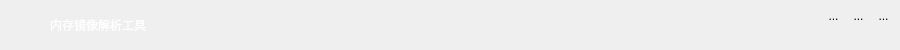
  <widget class="QWidget" name="titleBar" native="true">
   <property name="geometry">
    <rect>
     <x>0</x>
     <y>0</y>
     <width>900</width>
     <height>50</height>
    </rect>
   </property>
   <property name="styleSheet">
    <string notr="true">background-image: url(:/images/00001[1175x50x24BPP].jpg);</string>
   </property>
   <widget class="QLabel" name="label">
    <property name="geometry">
     <rect>
      <x>10</x>
      <y>10</y>
      <width>32</width>
      <height>32</height>
     </rect>
    </property>
    <property name="text">
     <string/>
    </property>
    <property name="pixmap">
     <pixmap resource="images.qrc">:/images/00003[64x64x8BPP].png</pixmap>
    </property>
    <property name="scaledContents">
     <bool>true</bool>
    </property>
   </widget>
   <widget class="QLabel" name="label_2">
    <property name="geometry">
     <rect>
      <x>50</x>
      <y>10</y>
      <width>101</width>
      <height>31</height>
     </rect>
    </property>
    <property name="text">
     <string>&lt;html&gt;&lt;head/&gt;&lt;body&gt;&lt;p&gt;&lt;span style=&quot; color:#ffffff;&quot;&gt;内存镜像解析工具&lt;/span&gt;&lt;/p&gt;&lt;/body&gt;&lt;/html&gt;</string>
    </property>
   </widget>
   <widget class="QToolButton" name="menuButton">
    <property name="geometry">
     <rect>
      <x>820</x>
      <y>5</y>
      <width>27</width>
      <height>22</height>
     </rect>
    </property>
    <property name="styleSheet">
     <string notr="true">border:0px;
background: transparent;
</string>
    </property>
    <property name="text">
     <string>...</string>
    </property>
    <property name="icon">
     <iconset resource="images.qrc">
      <normaloff>:/images/00001[27x22x8BPP].png</normaloff>:/images/00001[27x22x8BPP].png</iconset>
    </property>
    <property name="iconSize">
     <size>
      <width>27</width>
      <height>22</height>
     </size>
    </property>
   </widget>
   <widget class="QToolButton" name="minButton">
    <property name="geometry">
     <rect>
      <x>845</x>
      <y>5</y>
      <width>27</width>
      <height>22</height>
     </rect>
    </property>
    <property name="styleSheet">
     <string notr="true">border:0px;
background: transparent;</string>
    </property>
    <property name="text">
     <string>...</string>
    </property>
    <property name="icon">
     <iconset resource="images.qrc">
      <normaloff>:/images/00007[27x22x8BPP].png</normaloff>:/images/00007[27x22x8BPP].png</iconset>
    </property>
    <property name="iconSize">
     <size>
      <width>27</width>
      <height>22</height>
     </size>
    </property>
   </widget>
   <widget class="QToolButton" name="closeButton">
    <property name="geometry">
     <rect>
      <x>870</x>
      <y>5</y>
      <width>27</width>
      <height>22</height>
     </rect>
    </property>
    <property name="styleSheet">
     <string notr="true">border:0px;
background: transparent;
</string>
    </property>
    <property name="text">
     <string>...</string>
    </property>
    <property name="icon">
     <iconset resource="images.qrc">
      <normaloff>:/images/00010[27x22x8BPP].png</normaloff>:/images/00010[27x22x8BPP].png</iconset>
    </property>
    <property name="iconSize">
     <size>
      <width>27</width>
      <height>24</height>
     </size>
    </property>
   </widget>
  </widget>
